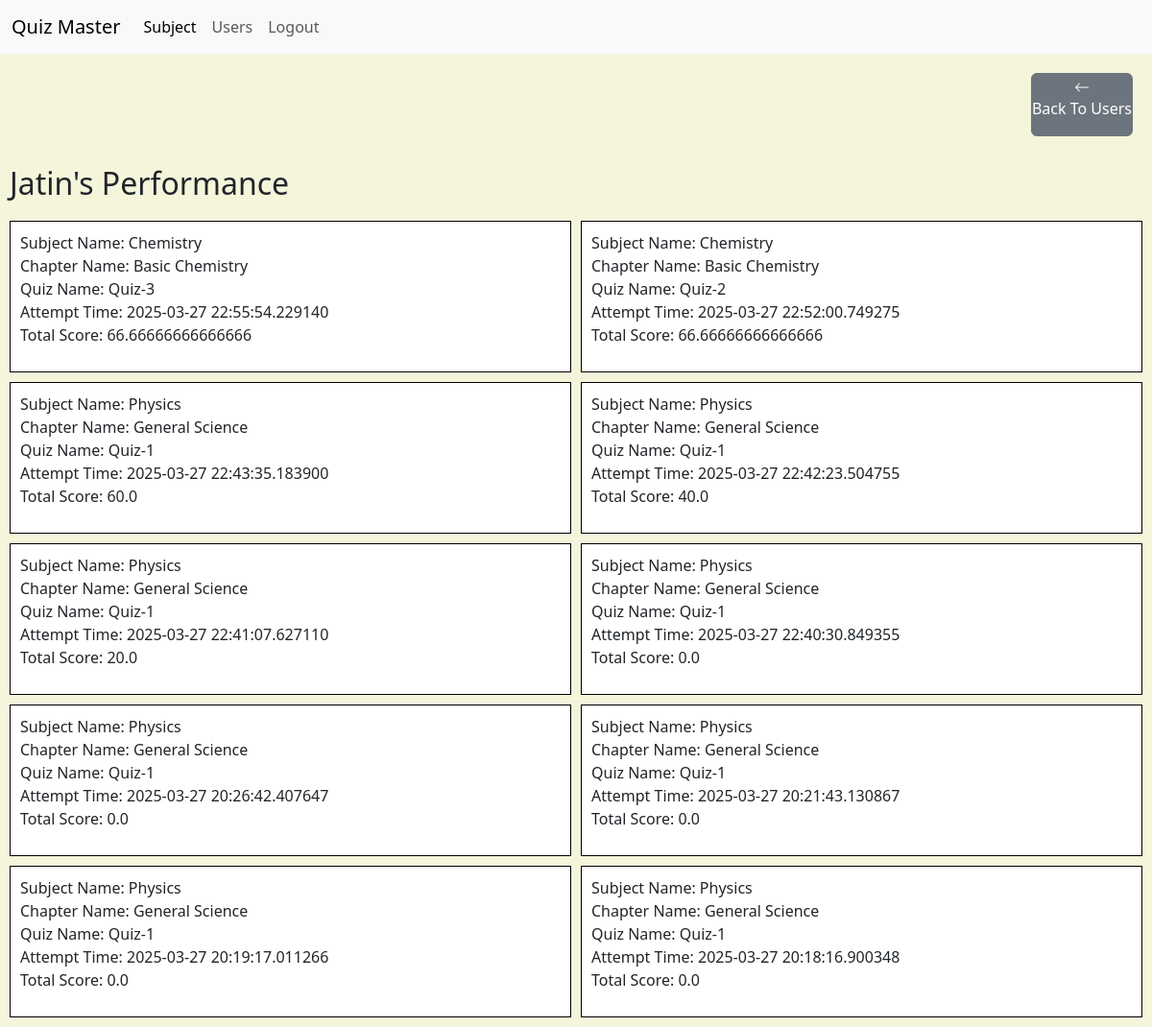
The app's page /admin/user_scores/1 (signed in) with its own data.
### models/models.py (models this page shows, shortened)
class User(UserMixin, db.Model):
    __tablename__ = 'user'
    id = db.Column(db.Integer, primary_key=True)
    username = db.Column(db.String(100), unique=True, nullable=False)
    email = db.Column(db.String(120), unique=True, nullable=False)
    password_hash = db.Column(db.String(256), nullable=False)
    full_name = db.Column(db.String(100), nullable=False)
    qualification = db.Column(db.String(100), nullable=False)
    dob = db.Column(db.Date, nullable=False)
    scores = db.relationship('Score', backref='user',cascade="all, delete", lazy=True)

class Score(db.Model):
    id = db.Column(db.Integer, primary_key=True)
    quiz_id = db.Column(db.Integer, db.ForeignKey('quiz.id'), nullable=False)
    user_id = db.Column(db.Integer, db.ForeignKey('user.id'), nullable=False)
    timestamp = db.Column(db.DateTime, default=lambda: datetime.now(UTC).astimezone(IST), nullable=False)
    total_scored = db.Column(db.Float, nullable=False)

class Subject(db.Model):
    __tablename__ = 'subject'
    id = db.Column(db.Integer, primary_key=True)
    name = db.Column(db.String(100), nullable=False)
    description = db.Column(db.Text)
    chapters = db.relationship('Chapter', backref='subject', cascade="all, delete", lazy=True)

class Chapter(db.Model):
    __tablename__ = 'chapter'
    id = db.Column(db.Integer, primary_key=True)
    subject_id = db.Column(db.Integer, db.ForeignKey('subject.id'), nullable=False)
    name = db.Column(db.String(100), nullable=False)
    description = db.Column(db.Text)
    quizzes = db.relationship('Quiz', backref='chapter',cascade="all, delete", lazy=True)

class Quiz(db.Model):
    __tablename__ = 'quiz'
    id = db.Column(db.Integer, primary_key=True)
    chapter_id = db.Column(db.Integer, db.ForeignKey('chapter.id'), nullable=False)
    date_of_quiz = db.Column(db.DateTime, nullable=False)
    time_duration = db.Column(db.Time, nullable=False)
    remarks = db.Column(db.Text)
    questions = db.relationship('Question', backref='quiz', cascade="all, delete", lazy=True)
    scores = db.relationship('Score', backref='quiz', cascade="all, delete", lazy=True)

### controllers/admin.py (the view)
@admin_bp.route('/user_scores/<int:user_id>', methods=['GET'])
@admin_required
def user_scores(user_id):
    user = User.query.get_or_404(user_id)
    scores = Score.query.filter_by(user_id=user_id).order_by(Score.timestamp.desc()).all()
    return render_template('admin_user_scores.html', user=user, scores=scores, is_admin=True)

### controllers/admin.py (called while the page is built)
def admin_required(f):
    @wraps(f)
    def decorated_function(*args, **kwargs):
        if current_user.is_authenticated:
            user_identifier = current_user.get_id()
            if user_identifier.startswith("admin-"):
                return f(*args, **kwargs)
            else:
                flash('Access denied', 'danger')
                return redirect(url_for('auth.home'))
        else:
            flash('Access denied', 'danger')
            return redirect(url_for('auth.home'))
    return decorated_function

### controllers/auth.py (called while the page is built)
@login_manager.user_loader
def load_user(user_identifier):
    if user_identifier.startswith("admin-"):
        admin_id = int(user_identifier.split("-")[1])
        return Admin.query.get(admin_id)
    elif user_identifier.startswith("user-"):
        user_id = int(user_identifier.split("-")[1])
        return User.query.get(user_id)
    return None

### models/models.py (called while the page is built)
    def get_id(self):
        return f"admin-{self.id}"

### templates/admin_user_scores.html (shortened to what this page needs)
{% extends 'base.html' %}
{% block styles %}
<link rel="stylesheet" href="{{ url_for('static', filename='CSS/admin_user_scores.css') }}">
{% endblock %}
{% block content %}
    <div class="styling">
        <a href="{{ url_for('admin.users') }}" class="btn btn-secondary" id="backButton">
            <svg xmlns="http://www.w3.org/2000/svg" width="16" height="16" fill="currentColor" class="bi bi-arrow-left" viewBox="0 0 16 16">
                <path fill-rule="evenodd" d="M15 8a.5.5 0 0 0-.5-.5H2.707l3.147-3.146a.5.5 0 1 0-.708-.708l-4 4a.5.5 0 0 0 0 .708l4 4a.5.5 0 0 0 .708-.708L2.707 8.5H14.5A.5.5 0 0 0 15 8"/>
            </svg>
            <p>Back To Users</p>
        </a>
    </div>
    <h2 class="name">{{ user.username }}'s Performance</h2>
    <div class="score">
        {% for score in scores %}
            <div class="score-card">
                <p>
                    Subject Name: {{ score.quiz.chapter.subject.name }}</br>
                    Chapter Name: {{ score.quiz.chapter.name }}</br>
                    Quiz Name: Quiz-{{ score.quiz.id }}</br>
                    Attempt Time: {{ score.timestamp }}</br>
                    Total Score: {{ score.total_scored }}
                </p>
            </div>
        {% endfor %}
    </div>
{% endblock %}

### static/CSS/admin_user_scores.css (style rules this page uses)
.score { display: grid; grid-template-columns: 1fr 1fr; padding: 10px; gap: 10px; }
.name { margin: 10px !important; }
.score-card { border: 1px solid black; padding: 10px; background-color: white; }
.styling { width: 100vw; display: flex; justify-content: flex-end; padding: 20px; }
#backButton { padding: 0px !important; }

### static/CSS/base.css (style rules this page uses)
body { height: 100vh; background-color: #F5F5DC !important; }

### records on screen
User: username "Jatin"
Score: quiz.chapter.subject.name "Chemistry", quiz.chapter.name "Basic Chemistry", quiz.id "3", timestamp "2025-03-27 22:55:54.229140", total_scored "66.66666666666666"
Score: quiz.chapter.subject.name "Chemistry", quiz.chapter.name "Basic Chemistry", quiz.id "2", timestamp "2025-03-27 22:52:00.749275", total_scored "66.66666666666666"
Score: quiz.chapter.subject.name "Physics", quiz.chapter.name "General Science", quiz.id "1", timestamp "2025-03-27 22:43:35.183900", total_scored "60.0"
Score: quiz.chapter.subject.name "Physics", quiz.chapter.name "General Science", quiz.id "1", timestamp "2025-03-27 22:42:23.504755", total_scored "40.0"
Score: quiz.chapter.subject.name "Physics", quiz.chapter.name "General Science", quiz.id "1", timestamp "2025-03-27 22:41:07.627110", total_scored "20.0"
Score: quiz.chapter.subject.name "Physics", quiz.chapter.name "General Science", quiz.id "1", timestamp "2025-03-27 22:40:30.849355", total_scored "0.0"
Score: quiz.chapter.subject.name "Physics", quiz.chapter.name "General Science", quiz.id "1", timestamp "2025-03-27 20:26:42.407647", total_scored "0.0"
Score: quiz.chapter.subject.name "Physics", quiz.chapter.name "General Science", quiz.id "1", timestamp "2025-03-27 20:21:43.130867", total_scored "0.0"
Score: quiz.chapter.subject.name "Physics", quiz.chapter.name "General Science", quiz.id "1", timestamp "2025-03-27 20:19:17.011266", total_scored "0.0"
Score: quiz.chapter.subject.name "Physics", quiz.chapter.name "General Science", quiz.id "1", timestamp "2025-03-27 20:18:16.900348", total_scored "0.0"
